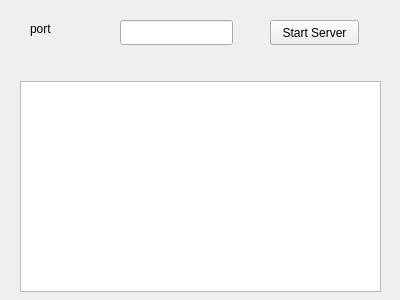
<?xml version="1.0" encoding="UTF-8"?>
<ui version="4.0">
 <class>MainWindow</class>
 <widget class="QMainWindow" name="MainWindow">
  <property name="geometry">
   <rect>
    <x>0</x>
    <y>0</y>
    <width>400</width>
    <height>300</height>
   </rect>
  </property>
  <property name="windowTitle">
   <string>eim-server</string>
  </property>
  <widget class="QWidget" name="centralWidget">
   <widget class="QLabel" name="portLabel">
    <property name="geometry">
     <rect>
      <x>30</x>
      <y>20</y>
      <width>67</width>
      <height>17</height>
     </rect>
    </property>
    <property name="text">
     <string>port</string>
    </property>
   </widget>
   <widget class="QLineEdit" name="port">
    <property name="geometry">
     <rect>
      <x>120</x>
      <y>20</y>
      <width>113</width>
      <height>25</height>
     </rect>
    </property>
   </widget>
   <widget class="QPushButton" name="startServer">
    <property name="geometry">
     <rect>
      <x>270</x>
      <y>20</y>
      <width>89</width>
      <height>25</height>
     </rect>
    </property>
    <property name="text">
     <string>Start Server</string>
    </property>
   </widget>
   <widget class="QTextBrowser" name="cmd">
    <property name="geometry">
     <rect>
      <x>20</x>
      <y>81</y>
      <width>361</width>
      <height>211</height>
     </rect>
    </property>
   </widget>
   <zorder>startServer</zorder>
   <zorder>portLabel</zorder>
   <zorder>port</zorder>
   <zorder>cmd</zorder>
  </widget>
 </widget>
 <layoutdefault spacing="6" margin="11"/>
 <resources/>
 <connections/>
</ui>
